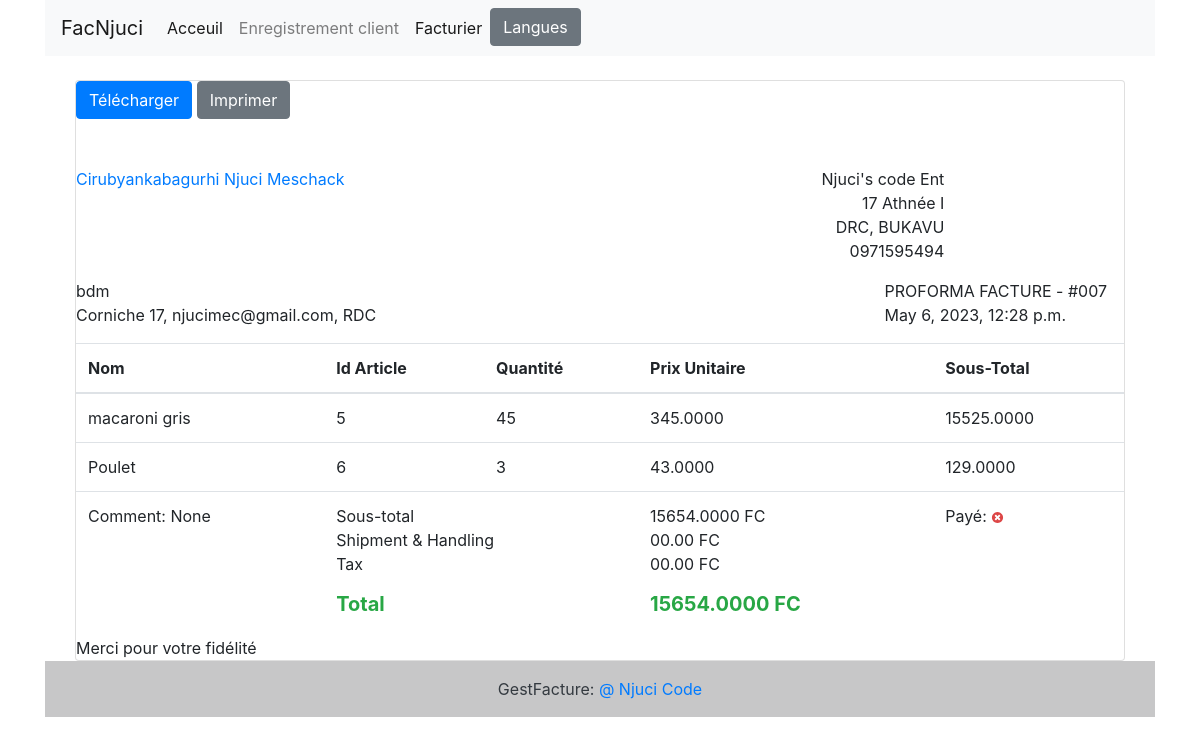
The app's page /invoice_visualization/7 with its own data.
### facturier/models.py (models this page shows, shortened)
class Facture(models.Model):
    inv=(
        ('R','Reçu'),
        ('P','PROFORMA FACTURE'),
        ('F','Facture'))
    client=models.ForeignKey(Client,on_delete=models.PROTECT)
    saved_by=models.ForeignKey(User,on_delete=models.PROTECT)
    dateajoutfac=models.DateTimeField(auto_now_add=True)
    total=models.DecimalField(max_digits=120000,decimal_places=4)
    last_update=models.DateTimeField(null=True,blank=True)
    payer=models.BooleanField(default=False)
    typedf=models.CharField(max_length=1,choices=inv,default="F")
    comments=models.TextField(null=True)
    class Meta:
        verbose_name="Facture"
        verbose_name_plural="Factures"
    @property
    def get_total(self):
        arti=self.article_set.all()
        total=sum(article.get_total for article in arti)
        return total

class Client(models.Model):
    sex_=(
        ('m','masculin'),
        ('f','feminin'),
    )
    nom=models.CharField(max_length=60)
    email=models.EmailField()
    telephone=models.CharField(max_length=20)
    addresse=models.CharField(max_length=160)
    sexe=models.CharField(max_length=1,choices=sex_)
    age=models.CharField(max_length=4)
    date_added=models.DateTimeField(auto_now_add=True)
    added_by=models.ForeignKey(User,on_delete=models.PROTECT)
    class Meta:
        verbose_name="client"
        verbose_name_plural="clients"

class Article(models.Model):
    fac=models.ForeignKey(Facture,on_delete=models.CASCADE)
    name=models.CharField(max_length=30)
    quantite=models.IntegerField()
    image=models.ImageField(upload_to="article",blank=True,null=True)
    prix_unitaire=models.DecimalField(max_digits=1000,decimal_places=4)
    total=models.DecimalField(max_digits=1000,decimal_places=4)
    @property
    def get_total(self):
        total=self.prix_unitaire*self.quantite
        return total

### facturier/views.py (the view)
# urls.py: path('invoice_visualization/<int:pk>',voirArticleHtm.as_view(),name='invoice_visualization'),
class voirArticleHtm(View):
    template_name='facturier/facture.html'
    def get(self,request,*args,**kwags):
        id=kwags.get('pk')
        context=ct(id)
        return render(request,self.template_name,context)

### facturier/pagination.py (called while the page is built)
def ct(pk):
    fac=Facture.objects.get(pk=pk)
    article=fac.article_set.all()
    l={fac,article}
    context={
            'obj':fac,
            'articles':article
        }
    return context

### facturier/templates/facturier/facture.html (shortened to what this page needs)
{% extends "facturier/base.html" %}
{% load static %}
{% block content %}
<div class="container">
    <div class="row gutters">
    	<div class="col-xl-12 col-lg-12 col-md-12 col-sm-12 col-12">
    		<div class="card">
    			<div class="card-body p-0">
    				<div class="invoice-container">
    					<div class="invoice-header">
    						<div class="row gutters">
    							<div class="col-xl-12 col-lg-12 col-md-12 col-sm-12">
    								<div class="custom-actions-btns mb-5">
    									<a href="{% url 'generate' pk=obj.pk %}" class="btn btn-primary">
    										 Télécharger
    									</a>
    									<a href="#" class="btn btn-secondary">
    										 Imprimer
    									</a>
    								</div>
    							</div>
    						</div>
    						<div class="row gutters">
    							<div class="col-xl-6 col-lg-6 col-md-6 col-sm-6">
    								<a href="donaldprogrammeur.com" class="invoice-logo">
    									Cirubyankabagurhi Njuci Meschack
    								</a>
    							</div>
    							<div class="col-lg-4 col-md-4 col-sm-4">
    								<address class="text-right">
    									Njuci's code Ent
										<br>17 Athnée I<br>
    									DRC, BUKAVU<br>
    									0971595494
    								</address>
    							</div>
    						</div>
    						<div class="row gutters">
    							<div class="col-xl-9 col-lg-9 col-md-12 col-sm-12 col-12">
    								<div class="invoice-details">
    									<address>
    										{{obj.client.nom}}<br>
    										{{obj.client.addresse}}, {{obj.client.email}}, RDC
    									</address>
    								</div>
    							</div>
    							<div class="col-xl-3 col-lg-3 col-md-12 col-sm-12 col-12">
    								<div class="invoice-details">
    									<div class="invoice-num">
    										<div>{{obj.get_typedf_display}} - #00{{obj.id}}</div>
    										<div>{{obj.dateajoutfac}}</div>
    									</div>
    								</div>
    							</div>
    						</div>
    					</div>
    					<div class="invoice-body">
    						<div class="row gutters">
    							<div class="col-lg-12 col-md-12 col-sm-12">
    								<div class="table-responsive">
    									<table class="table custom-table m-0">
    										<thead>
    											<tr>
    												<th> Nom </th>
													<th>Id Article</th>
													<th>Quantité</th>
													<th>Prix Unitaire</th>
													<th>Sous-Total</th>
    											</tr>
    										</thead>
    										<tbody>
                                              {% for article in articles %}
    											<tr>
                                                    <td>
    													{{ article.name }}
    												</td>
													<td>
    													{{ article.id }}
    												</td>
													<td>
    													{{ article.quantite }}
    												</td>
													<td>
    													{{ article.prix_unitaire}}
    												</td>
													<td>
    													{{ article.get_total }}
    												</td>
    											</tr>
                                               {% endfor %}
    											<tr>
    												<td>Comment: {{obj.comments}}</td>
    												<td colspan="2">
														<p>
															Sous-total<br>
															Shipment &amp; Handling<br>
															Tax<br>
														</p>
    													<h5 class="text-success"><strong>Total</strong></h5>
    												</td>
    												<td>
    													<p>
    														{{obj.get_total}} FC<br>
    														00.00 FC<br>
    														00.00 FC<br>
    													</p>
    													<h5 class="text-success"><strong>{{obj.get_total}} FC</strong></h5>
    												</td>
                                                    <td>
                                                            Payé:
                                                        {% if obj.paid  %}
                                                           <img class="icon" src="{% static 'images/icon-yes.svg' %}" alt="True">
                                                        {% else %}
                                                            <img class="icon" src="{% static 'images/icon-no.svg' %}" alt="False">
                                                        {% endif %}
                                                    </td>
    											</tr>
    										</tbody>
    									</table>
    								</div>
    							</div>
    						</div>
    					</div>
    					<div class="invoice-footer">
    						Merci pour votre fidélité
    					</div>
    				</div>
    			</div>
    		</div>
    	</div>
    </div>
</div>
{% endblock content %}

### records on screen
Facture: client.nom "bdm", client.addresse "Corniche 17", client.email "njucimec@gmail.com", typedf "PROFORMA FACTURE", id "7", dateajoutfac "May 6, 2023, 12:28 p.m.", comments "None", get_total "15654.0000"
Article: name "macaroni gris", id "5", quantite "45", prix_unitaire "345.0000", get_total "15525.0000"
Article: name "Poulet", id "6", quantite "3", prix_unitaire "43.0000", get_total "129.0000"
